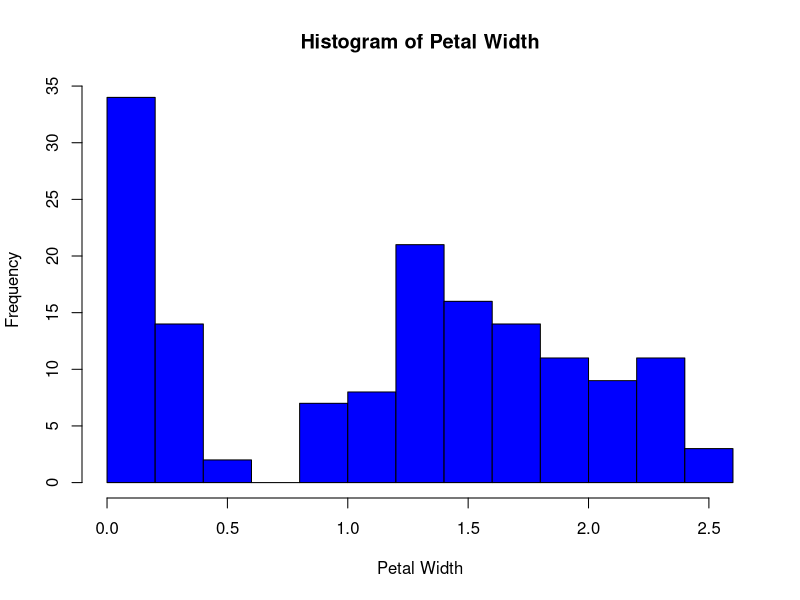
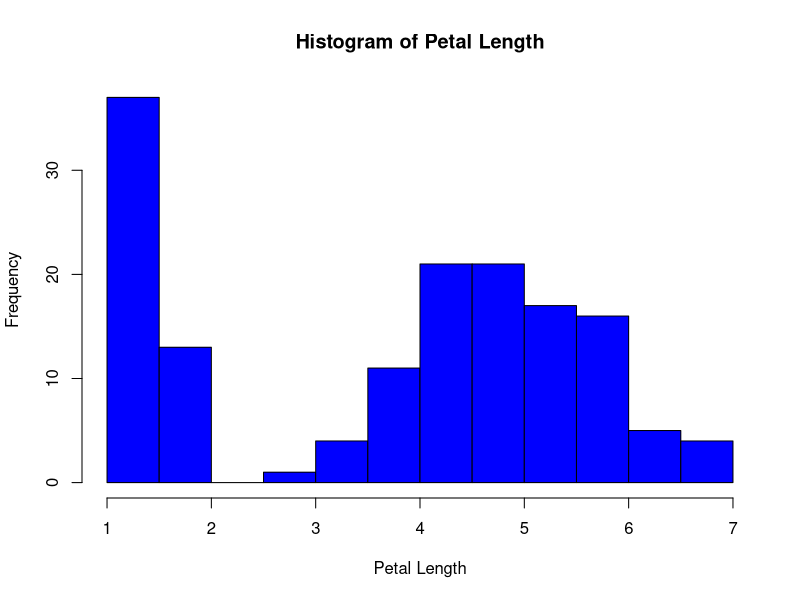
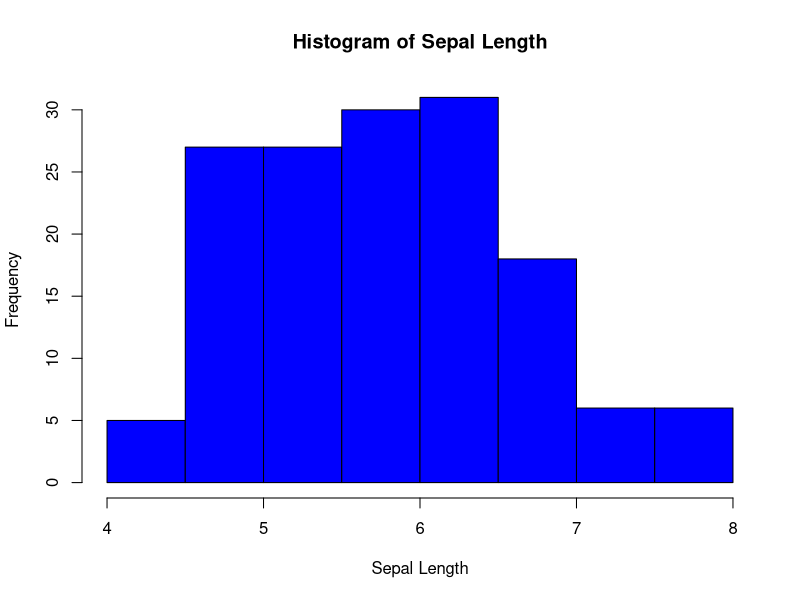
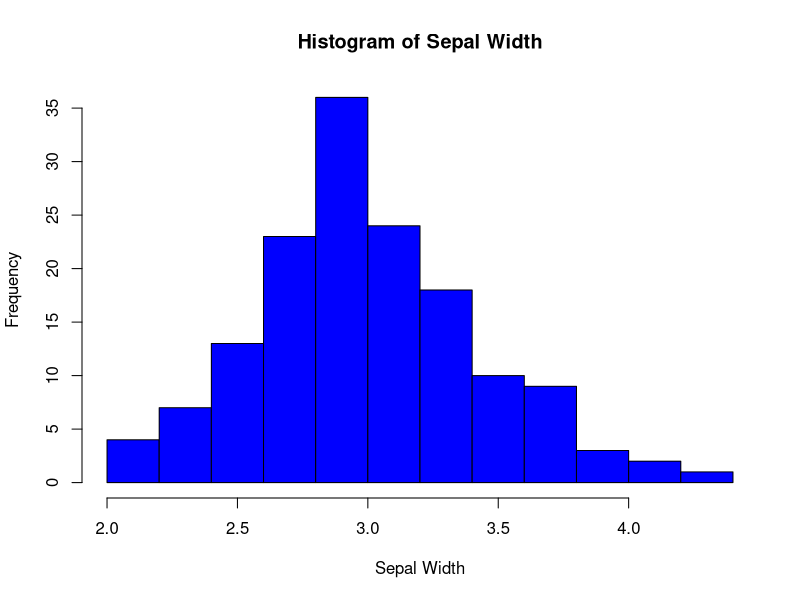
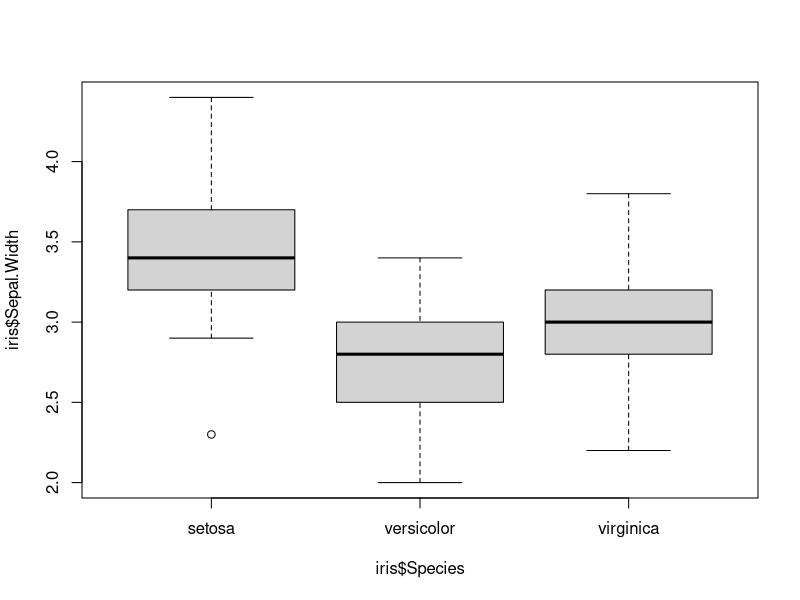
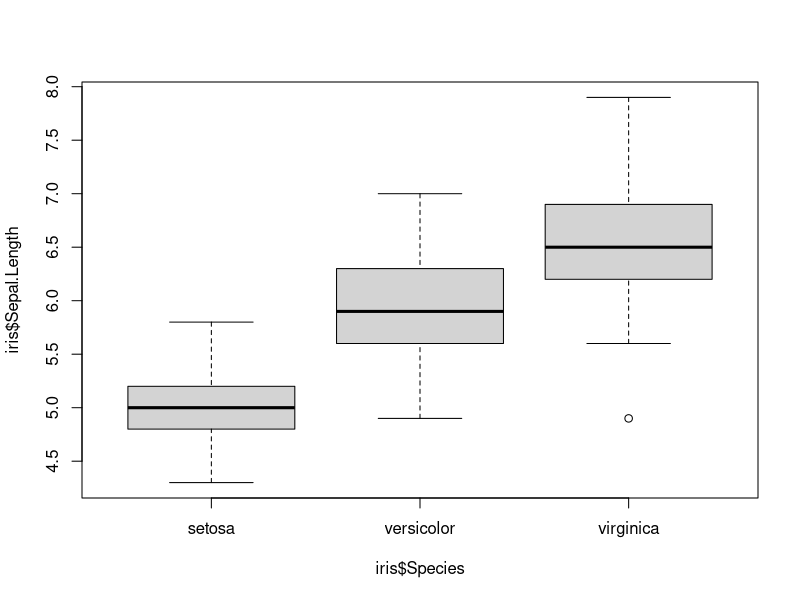
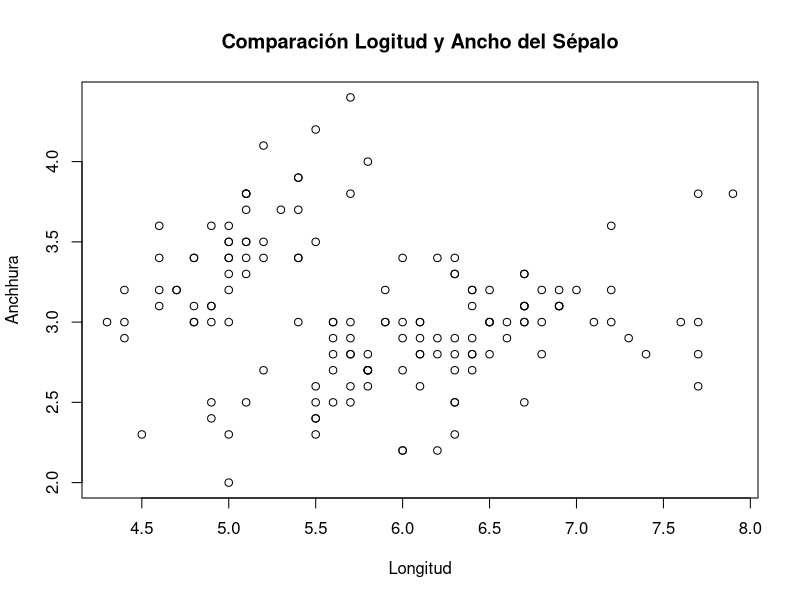

R code for these plots, in order:
#Inspecciona las primeras filas del dataset y calcula el summary() del mismo con cada atributo del dataset
iris[1:10,]
summary(iris)

#* Crea un histograma de petal.width , teniendo en cuenta que el numero de bins es variable fija este a 9. Añádele color y nombres al eje x "Petal Width"y al gráfico dale el nombre de  "Histogram of Petal Width". 
hist(iris$Petal.Width,breaks = 9,col = "blue",xlab = "Petal Width",main = "Histogram of Petal Width")

#Crea un histograma para cada variable
hist(iris$Petal.Length,breaks = 9,col = "blue",xlab = "Petal Length",main = "Histogram of Petal Length")
hist(iris$Sepal.Length,breaks = 9,col = "blue",xlab = "Sepal Length",main = "Histogram of Sepal Length")
hist(iris$Sepal.Width,breaks = 9,col = "blue",xlab = "Sepal Width",main = "Histogram of Sepal Width")


#Crea los cuartiles del dataset
quantile(iris$Sepal.Length,c(0.25,0.5,0.75,1))
quantile(iris$Sepal.Width,c(0.25,0.5,0.75,1))
quantile(iris$Petal.Width,c(0.25,0.5,0.75,1))
quantile(iris$Petal.Length,c(0.25,0.5,0.75,1))

#Representa en un boxplot la variable de ancho de hoja dependiendo del tipo de hoja que tengan
boxplot(iris$Sepal.Width~iris$Species)


#Crea los boxplot de la longitud del pétalo en función de la especie de Iris.
boxplot(iris$Sepal.Length~iris$Species)

#Compara con scatter plots las variables entre sí.
plot(iris$Sepal.Length,iris$Sepal.Width,xlab = "Longitud", ylab = "Anchhura",main = "Comparación Logitud y Ancho del Sépalo")

